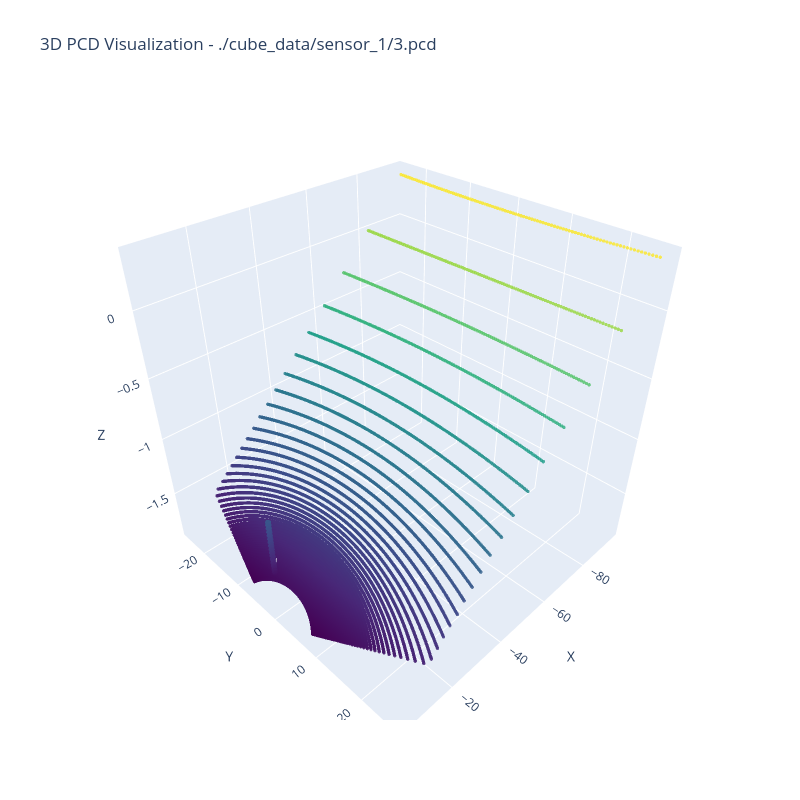

The code cell stored with this chart in its notebook:
### Code cell
import open3d as o3d
import numpy as np
import time
import plotly.graph_objects as go
import os
from IPython.display import display, clear_output

# Path to folder containing PCD files
pcd_folder = "./cube_data/sensor_1"  # Replace with your actual folder path

# Get list of all PCD files in the folder
pcd_files = sorted([f for f in os.listdir(pcd_folder) if f.endswith(".pcd")])  # Sort for proper sequence

# Loop through PCD files sequentially
for file_name in pcd_files:
    clear_output(wait=True)  # Clears previous frame output in Jupyter
    
    file_path = os.path.join(pcd_folder, file_name)
    pcd = o3d.io.read_point_cloud(file_path)  # Load the PCD file
    points = np.asarray(pcd.points)  # Convert to NumPy array

    # Create 3D scatter plot
    fig = go.Figure(data=[go.Scatter3d(
        x=points[:, 0], 
        y=points[:, 1], 
        z=points[:, 2],
        mode='markers',
        marker=dict(size=2, color=points[:, 2], colorscale='Viridis', opacity=0.8)
    )])

    fig.update_layout(
        title=f"3D PCD Visualization - {pcd_folder}/{file_name}",  # Set title as the filename
        width=800,
        height=800,
        scene=dict(xaxis_title='X', yaxis_title='Y', zaxis_title='Z')
    )

    display(fig)  # Show the updated figure
    time.sleep(0.5)  # Adjust delay as needed

print("All PCD files have been visualized!")

### Figure 1 — Plotly figure (JSON) as saved in the notebook; plotly's stock layout.template omitted (floating-point values rounded to 4 significant figures; data arrays with more than 128 entries replaced by an {"elided": "..."} marker saying what was removed)
{"data": [{"marker": {"color": {"elided": "22705 float values"}, "colorscale": [[0, "#440154"], [0.1111, "#482878"], [0.2222, "#3e4989"], [0.3333, "#31688e"], [0.4444, "#26828e"], [0.5556, "#1f9e89"], [0.6667, "#35b779"], [0.7778, "#6ece58"], [0.8889, "#b5de2b"], [1, "#fde725"]], "opacity": 0.8, "size": 2}, "mode": "markers", "type": "scatter3d", "x": {"elided": "22705 float values"}, "y": {"elided": "22705 float values"}, "z": {"elided": "22705 float values"}}], "layout": {"height": 800, "scene": {"xaxis": {"title": {"text": "X"}}, "yaxis": {"title": {"text": "Y"}}, "zaxis": {"title": {"text": "Z"}}}, "title": {"text": "3D PCD Visualization - ./cube_data/sensor_1/3.pcd"}, "width": 800}}
